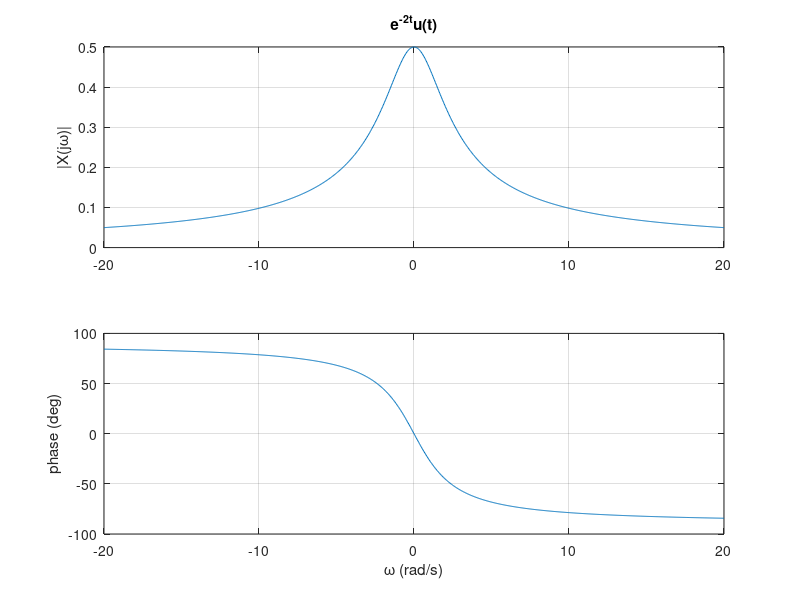
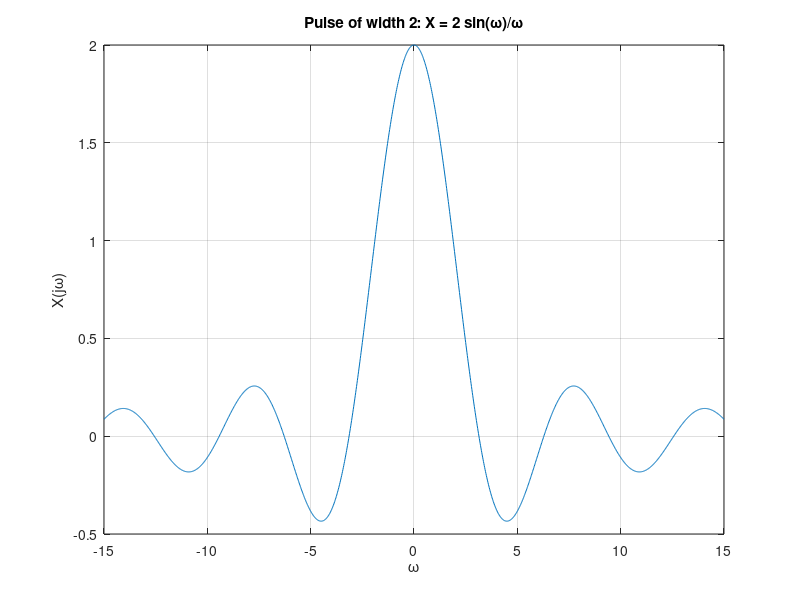
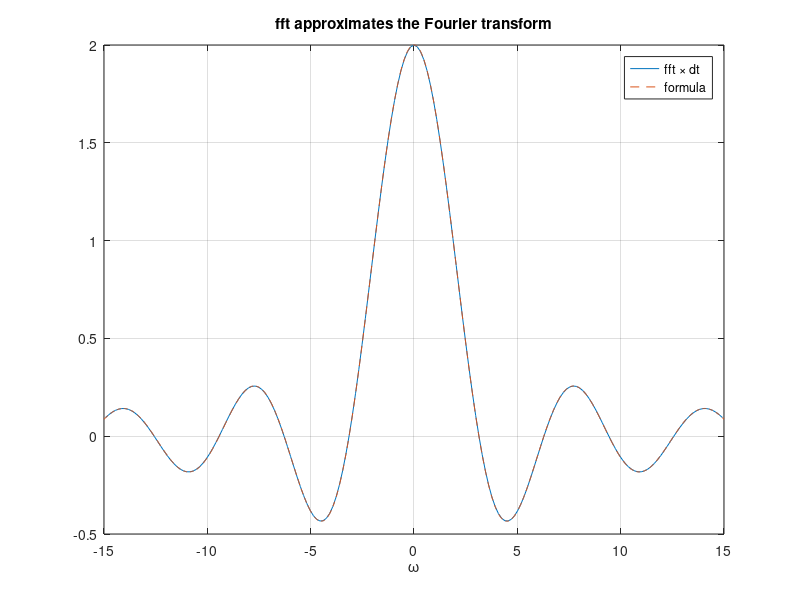

Recreate these plots in MATLAB, in order.
% Signals and Systems — The Continuous-Time Fourier Transform
%title: The Fourier Transform, Numerically
%ar-title: تحويل فورييه عدديًا
%lesson: ss-ch4-1
%course: signals-systems

%% X(jw) of e^{-at}u(t) by integration
%ar: X(jω) = ∫ x(t) e^{−jωt} dt. نحسبه بـ integral لعدة ترددات ونقارن بـ 1/(a + jω).
a = 2; w = [-6 -2 0 2 6];
X = arrayfun(@(ww) integral(@(t) exp(-a*t).*exp(-1j*ww*t), 0, Inf), w);
Xf = 1./(a + 1j*w);
fprintf('w = %+g: |X| = %.5f (formula %.5f), phase = %+7.2f deg\n', [w; abs(X); abs(Xf); angle(X)*180/pi])
%check: max(abs(X - Xf)) < 1e-8

%% Magnitude and phase spectra
%ar: |X| = 1/√(a² + ω²) و ∠X = −atan(ω/a). عند ω = ±a ينخفض المقدار إلى 1/√2 من قمته والطور ∓45°.
w = linspace(-20, 20, 1000); Xf = 1./(a + 1j*w);
subplot(2,1,1); plot(w, abs(Xf)); grid on; ylabel('|X(j\omega)|'); title('e^{-2t}u(t)')
subplot(2,1,2); plot(w, angle(Xf)*180/pi); grid on; ylabel('phase (deg)'); xlabel('\omega (rad/s)')

%% The rectangular pulse and its sinc spectrum
%ar: نبضة |t| < T1 تحويلها 2 sin(ωT1)/ω، وأصفاره عند ω = kπ/T1. نحسب نقطة ونقارن، ونرسم.
T1 = 1; w = linspace(-15, 15, 1501);
X = 2*sin(w*T1)./w; X(w == 0) = 2*T1;
Xn = integral(@(t) exp(-1j*3*t), -T1, T1);
fprintf('X(j3): numerical %.6f, formula %.6f\n', real(Xn), 2*sin(3)/3)
figure; plot(w, X); grid on; xlabel('\omega'); ylabel('X(j\omega)'); title('Pulse of width 2: X = 2 sin(\omega)/\omega')
%check: abs(Xn - 2*sin(3)/3) < 1e-10

%%! Project idea: see the spectrum of a real signal with fft
%ar: مشروع: fft يعطي تقريبًا لتحويل فورييه من عيّنات. خذ نبضة، احسب fft، اضرب في dt، ورتّب الترددات بـ fftshift، وقارن بالقانون. هذه أداة كل مهندس اتصالات.
dt = 1e-3; t = -20:dt:20-dt; x = double(abs(t) < T1);
Xd = fftshift(fft(ifftshift(x)))*dt; N = numel(t); wd = (-N/2:N/2-1)*2*pi/(N*dt);
sel = abs(wd) < 15;
figure; plot(wd(sel), real(Xd(sel)), w, X, '--'); grid on; xlabel('\omega'); legend('fft \times dt', 'formula'); title('fft approximates the Fourier transform')
fprintf('X(0): fft %.4f, formula %.4f\n', real(Xd(wd == 0)), 2*T1)
